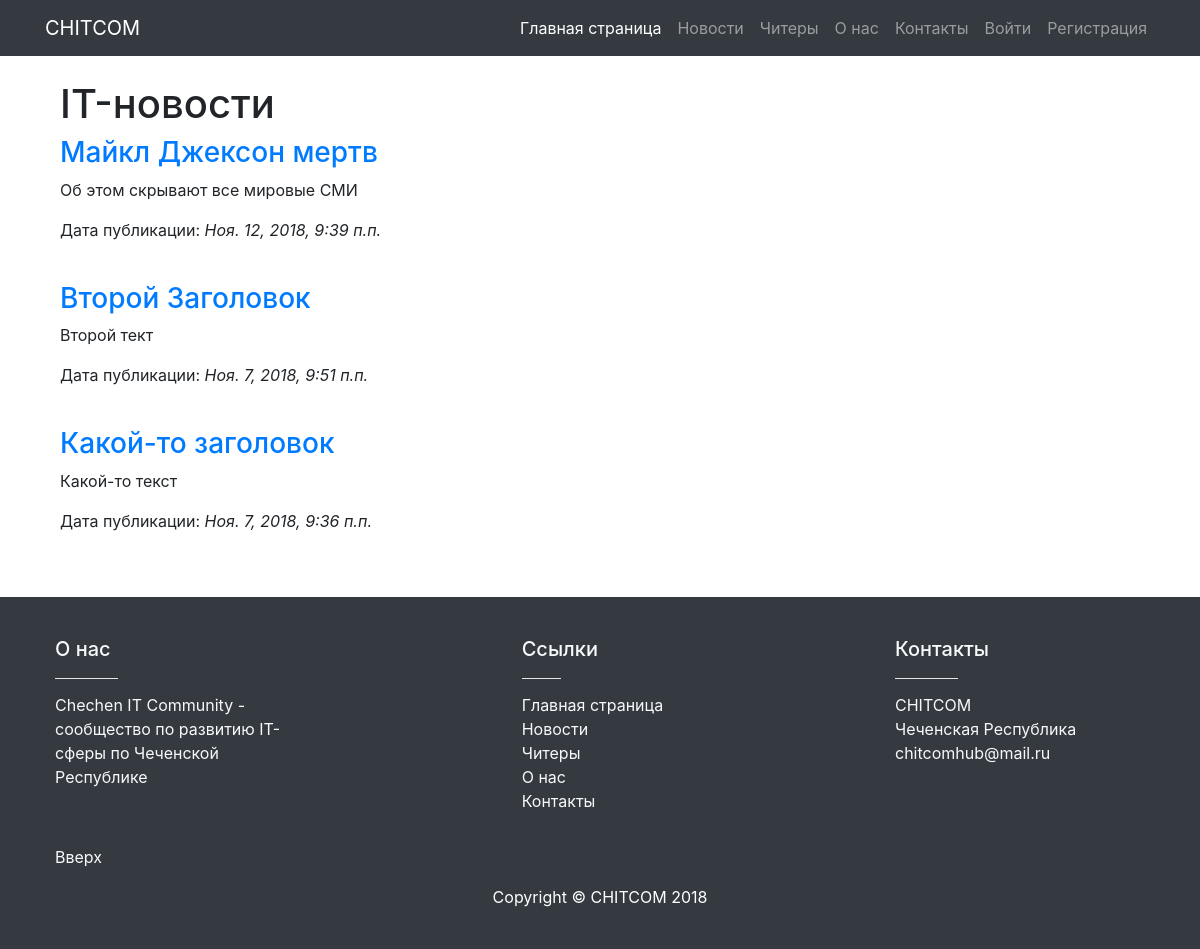
Page /news/ on the committed database.
### news/models.py (models this page shows, shortened)
class Post(models.Model):
	title = models.CharField('Заголовок', max_length=200)
	context = models.TextField('Описание')
	datetime = models.DateTimeField('Дата публикации')
	pic = models.ImageField(null=True, blank=True, upload_to='images/', verbose_name='Изображение', help_text='Ширина изображения должна быть 800px')

### news/views.py (the view)
# urls.py: path('', views.IndexView.as_view(), name='index'),
class IndexView(generic.ListView):
	model = Post
	template_name = 'news/index.html'
	def get_queryset(self):
		return Post.objects.order_by('-datetime')

### news/templates/news/index.html
{% extends 'home/base.html' %}
{% block content %}
<div class="col-md-6">
	<h1>IT-новости</h1>
	{% for post in post_list %}
		<h3><a href="{% url 'news:post' post.id %}">{{ post.title }}</a></h3>
		<p>{{ post.context }}</p>
		<p>Дата публикации: <i>{{ post.datetime }}</i></p>
		<br>
	{% endfor %}
</div>
{% endblock %}

### home/static/home/css/small-business.css (style rules this page uses)
body { padding-top: 54px; }
@media (min-width: 992px) { body { padding-top: 56px; } }

### rows in the picture
Post: title "Майкл Джексон мертв", context "Об этом скрывают все мировые СМИ", datetime "Ноя. 12, 2018, 9:39 п.п."
Post: title "Второй Заголовок", context "Второй тект", datetime "Ноя. 7, 2018, 9:51 п.п."
Post: title "Какой-то заголовок", context "Какой-то текст", datetime "Ноя. 7, 2018, 9:36 п.п."
